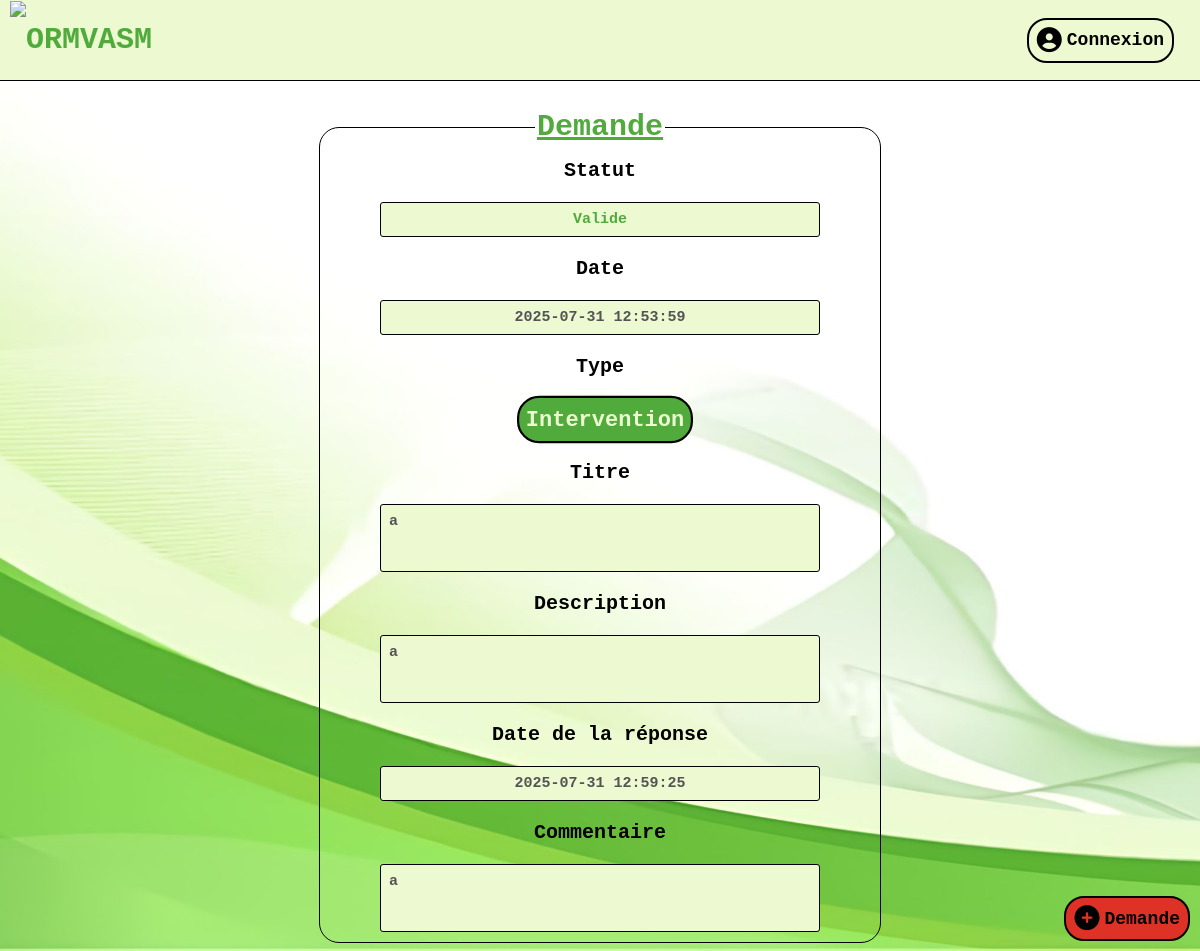
Screenshot of /Pages/voirdemande.php?id=2 with the database file from the repository.
### tables this page shows
CREATE TABLE IF NOT EXISTS `demandes` (
  `id` int NOT NULL AUTO_INCREMENT,
  `id_utilisateur` int NOT NULL,
  `titre` varchar(260) DEFAULT NULL,
  `description` text,
  `reponse` text,
  `datedemande` varchar(50) DEFAULT NULL,
  `type` varchar(20) DEFAULT NULL,
  `statut` varchar(40) DEFAULT NULL,
  `datereponse` varchar(40) DEFAULT NULL,
  PRIMARY KEY (`id`),
  KEY `id_utilisateur` (`id_utilisateur`)
);

### Pages/voirdemande.php (the view, shortened to what this page needs)
<?php
    require_once '../PHP/affichage.php';
    $mysqldb = connexionDB();
    $sql = "SELECT * FROM demandes WHERE id = :id";
    $statement = $mysqldb->prepare($sql);
    $statement->execute([
        ':id' => $_GET['id'],
    ]);
    $demande = $statement->fetch(PDO::FETCH_ASSOC);
?>
<!DOCTYPE HTML>
<html>
    <body>
        <form action="../PHP/formulairereponse.php" method="POST" onsubmit="return checkValidation();">
            <fieldset class="formulaire">
                <legend class="legend">Demande</legend>
                <div class="champs">
                    <?php
                        echo '<label for="statut">Statut</label>';
                        echo '<div class="groupe">';
                        if($demande['statut'] == "En attente"){
                            $style = "attente";
                        }
                        else if($demande['statut'] == "Valide"){
                            $style = "valide";
                        }
                        else{
                            $style = "refuse";
                        }
                        echo '<input type="text" name="statut" id="statut" class="inputformulaire '.$style.'" value="'.$demande['statut'].'" disabled>';
                        echo '</div>';
                    ?>
                    <label for="date">Date</label>
                    <div class="groupe">
                        <input type="text" name="date" id="date" class="inputformulaire" value="<?php echo($demande['datedemande']); ?>" disabled>
                    </div>
                    <label>Type</label>
                    <div class="groupe radio">
                        <?php
                            $string = str_split($demande['type']);
                            $type = strtoupper($string[0]);
                            $i=0;
                            foreach($string as $s){
                                if($i!=0){
                                    $type = $type . $s;
                                }
                                $i = 1;
                            }
                            echo '<label for="'.$demande['type'].'">'.$type.'</label>';
                        ?>
                    </div>
                    <label for="titre">Titre</label>
                    <div class="groupe">
                        <textarea type="text" name="titre" id="titre" class="textformulaire fit" placeholder="Ecrivez ici le titre de la demande..." maxlength="92" disabled><?php echo($demande['titre']); ?></textarea>
                    </div>
                    <label for="description">Description</label>
                    <div class="groupe">
                        <textarea type="text" name="description" id="description" class="textformulaire fit" placeholder="Ecrivez ici la description de la demande..." maxlength="1978" disabled><?php echo($demande['description']); ?></textarea>
                    </div>
                    <?php
                        if($_SESSION['role'] != "admin"){
                            if($demande['statut'] != "En attente"){
                                echo '<label for="datereponse">Date de la réponse</label>';
                                echo '<div class="groupe">';
                                echo '    <input type="text" name="datereponse" id="datereponse" class="inputformulaire" value="'.$demande['datereponse'].'" disabled>';
                                echo '</div>';
                                echo '<label for="reponse">Commentaire</label>';
                                echo '<div class="groupe">';
                                echo '<textarea type="text" name="reponse" id="reponse" class="textformulaire margin" placeholder="Ecrivez ici votre commentaire..." maxlength="1978" disabled>'.$demande['reponse'].'</textarea>';
                                echo '</div>';
                            }
                            else{
                                echo '<div class="margin"></div>';
                            }
                        }
                    ?>
                </div>
            </fieldset>
        </form>
    </body>
</html>

### CSS/style.css (style rules this page uses)
body { background-image: url("../Data/fondecran.jpeg"); background-size: cover; background-position: center; background-repeat: no-repeat; background-attachment: fixed; }
.lienlogo, .lienlogoicone, .inputradio + label { display: flex; justify-content: center; align-items: center; width: auto; height: 98%; text-decoration: none; margin-left: 10px; }
.lienlogoicone, .inputradio + label { border-radius: 20px; border: 2px solid black; padding: 8px; }
.champs { display: flex; justify-content: center; align-items: center; flex-direction: column; color: black; font-size: 20px; font-family: 'Courier New', Courier, monospace; font-weight: bold; gap: 20px; width: 100%; }
.formulaire { display: flex; justify-content: center; align-items: center; width: 550px; height: auto; margin: 110px auto 2px auto; padding: 5px; border-radius: 20px; color: black; text-align: center; border: 1px solid black; }
.legend { color: #50ab3c; text-decoration: underline; font-size: 30px; font-weight: bold; font-family: 'Courier New', Courier, monospace; margin-bottom: 10px; }
.inputformulaire, .submitformulaire, .compteformulaire, .textformulaire, .selectstatut, .selectstatut select { width: 100%; border-radius: 3px; border: 1px solid black; font-size: 15px; padding: 8px; font-weight: bold; font-family: 'Courier New', Courier, monospace; text-align: center; background-color: #edf9d1; }
.groupe { display: flex; align-items: center; justify-content: space-between; width: 80%; }
.margin { margin-bottom: 5px; }
.inputradio + label { background-color: #edf9d1; color: black; cursor: pointer; width: 140px; }
.inputradio:checked + label { transform: scale(1.1); background-color: #50ab3c; color: #edf9d1; }
.textformulaire { text-align: left; min-height: 30px; resize: none; overflow: hidden; }
.radio { display: flex; flex-wrap: wrap; justify-content: center; align-items: center; width: 100%; gap: 10px; }
.valide { color: #50ab3c; }

### rows the page displays
demandes: statut "Valide", date "2025-07-31 12:53:59", titre "a", description "a", datereponse "2025-07-31 12:59:25", reponse "a"

### other values shown
$type "Intervention"
